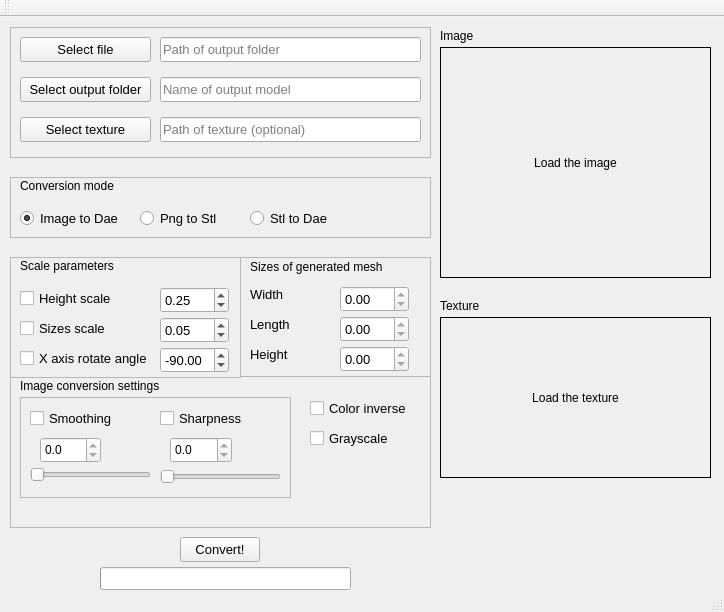
<?xml version="1.0" encoding="UTF-8"?>
<ui version="4.0">
 <class>MainWindow</class>
 <widget class="QMainWindow" name="MainWindow">
  <property name="geometry">
   <rect>
    <x>0</x>
    <y>0</y>
    <width>724</width>
    <height>612</height>
   </rect>
  </property>
  <property name="windowTitle">
   <string>LIRS-WCT GUI</string>
  </property>
  <widget class="QWidget" name="centralWidget">
   <widget class="QLabel" name="imageViewer">
    <property name="geometry">
     <rect>
      <x>440</x>
      <y>30</y>
      <width>271</width>
      <height>231</height>
     </rect>
    </property>
    <property name="frameShape">
     <enum>QFrame::Box</enum>
    </property>
    <property name="frameShadow">
     <enum>QFrame::Plain</enum>
    </property>
    <property name="text">
     <string>Load the image</string>
    </property>
    <property name="alignment">
     <set>Qt::AlignCenter</set>
    </property>
   </widget>
   <widget class="QFrame" name="optionsViewFrame">
    <property name="geometry">
     <rect>
      <x>10</x>
      <y>240</y>
      <width>421</width>
      <height>271</height>
     </rect>
    </property>
    <property name="frameShape">
     <enum>QFrame::StyledPanel</enum>
    </property>
    <property name="frameShadow">
     <enum>QFrame::Raised</enum>
    </property>
    <widget class="QCheckBox" name="zAxisScaleLabel">
     <property name="geometry">
      <rect>
       <x>10</x>
       <y>30</y>
       <width>131</width>
       <height>23</height>
      </rect>
     </property>
     <property name="font">
      <font>
       <pointsize>10</pointsize>
      </font>
     </property>
     <property name="toolTip">
      <string>&lt;html&gt;&lt;head/&gt;&lt;body&gt;&lt;p&gt;Set z-axis scale factor, which affects the height of output model (default = &lt;span style=&quot; font-family:'monospace';&quot;&gt;0.25&lt;/span&gt;)&lt;/p&gt;&lt;/body&gt;&lt;/html&gt;</string>
     </property>
     <property name="text">
      <string>Height scale</string>
     </property>
     <property name="checked">
      <bool>false</bool>
     </property>
    </widget>
    <widget class="QCheckBox" name="dimensionScaleLabel">
     <property name="geometry">
      <rect>
       <x>10</x>
       <y>60</y>
       <width>131</width>
       <height>23</height>
      </rect>
     </property>
     <property name="font">
      <font>
       <pointsize>10</pointsize>
      </font>
     </property>
     <property name="toolTip">
      <string>&lt;html&gt;&lt;head/&gt;&lt;body&gt;&lt;p&gt;Set xyz-axis scale factor, which affect the dimensions of output model (default = &lt;span style=&quot; font-family:'monospace';&quot;&gt;0.05&lt;/span&gt;)&lt;/p&gt;&lt;/body&gt;&lt;/html&gt;</string>
     </property>
     <property name="text">
      <string>Sizes scale</string>
     </property>
    </widget>
    <widget class="QCheckBox" name="xAxisRotateLabel">
     <property name="geometry">
      <rect>
       <x>10</x>
       <y>90</y>
       <width>131</width>
       <height>23</height>
      </rect>
     </property>
     <property name="font">
      <font>
       <pointsize>10</pointsize>
      </font>
     </property>
     <property name="toolTip">
      <string>&lt;html&gt;&lt;head/&gt;&lt;body&gt;&lt;p&gt;Set x-axis rotate angle (default = -90 degrees)&lt;/p&gt;&lt;/body&gt;&lt;/html&gt;</string>
     </property>
     <property name="text">
      <string>X axis rotate angle</string>
     </property>
    </widget>
    <widget class="QLabel" name="label_2">
     <property name="geometry">
      <rect>
       <x>10</x>
       <y>0</y>
       <width>121</width>
       <height>17</height>
      </rect>
     </property>
     <property name="text">
      <string>Scale parameters</string>
     </property>
    </widget>
    <widget class="QDoubleSpinBox" name="heightScale">
     <property name="geometry">
      <rect>
       <x>150</x>
       <y>30</y>
       <width>69</width>
       <height>26</height>
      </rect>
     </property>
     <property name="font">
      <font>
       <pointsize>10</pointsize>
      </font>
     </property>
     <property name="singleStep">
      <double>0.100000000000000</double>
     </property>
     <property name="value">
      <double>0.250000000000000</double>
     </property>
    </widget>
    <widget class="QDoubleSpinBox" name="sizesScale">
     <property name="geometry">
      <rect>
       <x>150</x>
       <y>60</y>
       <width>69</width>
       <height>26</height>
      </rect>
     </property>
     <property name="font">
      <font>
       <pointsize>10</pointsize>
      </font>
     </property>
     <property name="singleStep">
      <double>0.100000000000000</double>
     </property>
     <property name="value">
      <double>0.050000000000000</double>
     </property>
    </widget>
    <widget class="QDoubleSpinBox" name="xAxisRotateAngle">
     <property name="geometry">
      <rect>
       <x>150</x>
       <y>90</y>
       <width>69</width>
       <height>26</height>
      </rect>
     </property>
     <property name="font">
      <font>
       <pointsize>10</pointsize>
      </font>
     </property>
     <property name="minimum">
      <double>-360.000000000000000</double>
     </property>
     <property name="maximum">
      <double>360.000000000000000</double>
     </property>
     <property name="singleStep">
      <double>0.100000000000000</double>
     </property>
     <property name="value">
      <double>-90.000000000000000</double>
     </property>
    </widget>
    <widget class="QLabel" name="label_3">
     <property name="geometry">
      <rect>
       <x>240</x>
       <y>0</y>
       <width>171</width>
       <height>20</height>
      </rect>
     </property>
     <property name="text">
      <string>Sizes of generated mesh</string>
     </property>
    </widget>
    <widget class="QFrame" name="frame_4">
     <property name="geometry">
      <rect>
       <x>0</x>
       <y>0</y>
       <width>231</width>
       <height>121</height>
      </rect>
     </property>
     <property name="frameShape">
      <enum>QFrame::StyledPanel</enum>
     </property>
     <property name="frameShadow">
      <enum>QFrame::Raised</enum>
     </property>
    </widget>
    <widget class="QFrame" name="frame_5">
     <property name="geometry">
      <rect>
       <x>230</x>
       <y>-1</y>
       <width>191</width>
       <height>121</height>
      </rect>
     </property>
     <property name="frameShape">
      <enum>QFrame::StyledPanel</enum>
     </property>
     <property name="frameShadow">
      <enum>QFrame::Raised</enum>
     </property>
     <widget class="QLabel" name="label_4">
      <property name="geometry">
       <rect>
        <x>10</x>
        <y>30</y>
        <width>67</width>
        <height>17</height>
       </rect>
      </property>
      <property name="font">
       <font>
        <pointsize>10</pointsize>
       </font>
      </property>
      <property name="text">
       <string>Width</string>
      </property>
     </widget>
     <widget class="QLabel" name="label_5">
      <property name="geometry">
       <rect>
        <x>10</x>
        <y>60</y>
        <width>67</width>
        <height>17</height>
       </rect>
      </property>
      <property name="font">
       <font>
        <pointsize>10</pointsize>
       </font>
      </property>
      <property name="text">
       <string>Length</string>
      </property>
     </widget>
     <widget class="QLabel" name="label_6">
      <property name="geometry">
       <rect>
        <x>10</x>
        <y>90</y>
        <width>67</width>
        <height>17</height>
       </rect>
      </property>
      <property name="font">
       <font>
        <pointsize>10</pointsize>
       </font>
      </property>
      <property name="text">
       <string>Height</string>
      </property>
     </widget>
     <widget class="QDoubleSpinBox" name="widthValue">
      <property name="geometry">
       <rect>
        <x>100</x>
        <y>30</y>
        <width>69</width>
        <height>26</height>
       </rect>
      </property>
      <property name="font">
       <font>
        <pointsize>10</pointsize>
       </font>
      </property>
      <property name="readOnly">
       <bool>true</bool>
      </property>
      <property name="maximum">
       <double>999.990000000000009</double>
      </property>
      <property name="singleStep">
       <double>0.100000000000000</double>
      </property>
     </widget>
     <widget class="QDoubleSpinBox" name="lengthValue">
      <property name="geometry">
       <rect>
        <x>100</x>
        <y>60</y>
        <width>69</width>
        <height>26</height>
       </rect>
      </property>
      <property name="font">
       <font>
        <pointsize>10</pointsize>
       </font>
      </property>
      <property name="readOnly">
       <bool>true</bool>
      </property>
      <property name="maximum">
       <double>999.990000000000009</double>
      </property>
      <property name="singleStep">
       <double>0.100000000000000</double>
      </property>
     </widget>
     <widget class="QDoubleSpinBox" name="heightValue">
      <property name="geometry">
       <rect>
        <x>100</x>
        <y>90</y>
        <width>69</width>
        <height>26</height>
       </rect>
      </property>
      <property name="font">
       <font>
        <pointsize>10</pointsize>
       </font>
      </property>
      <property name="readOnly">
       <bool>true</bool>
      </property>
      <property name="maximum">
       <double>999.990000000000009</double>
      </property>
      <property name="singleStep">
       <double>0.100000000000000</double>
      </property>
     </widget>
    </widget>
    <widget class="QLabel" name="label_7">
     <property name="geometry">
      <rect>
       <x>10</x>
       <y>120</y>
       <width>181</width>
       <height>17</height>
      </rect>
     </property>
     <property name="text">
      <string>Image conversion settings</string>
     </property>
    </widget>
    <widget class="QFrame" name="frame">
     <property name="geometry">
      <rect>
       <x>10</x>
       <y>140</y>
       <width>271</width>
       <height>101</height>
      </rect>
     </property>
     <property name="frameShape">
      <enum>QFrame::StyledPanel</enum>
     </property>
     <property name="frameShadow">
      <enum>QFrame::Raised</enum>
     </property>
     <widget class="QSlider" name="smoothingSlider">
      <property name="geometry">
       <rect>
        <x>10</x>
        <y>70</y>
        <width>121</width>
        <height>16</height>
       </rect>
      </property>
      <property name="maximum">
       <number>50</number>
      </property>
      <property name="singleStep">
       <number>1</number>
      </property>
      <property name="sliderPosition">
       <number>0</number>
      </property>
      <property name="orientation">
       <enum>Qt::Horizontal</enum>
      </property>
     </widget>
     <widget class="QDoubleSpinBox" name="smoothingSpinBox">
      <property name="geometry">
       <rect>
        <x>20</x>
        <y>40</y>
        <width>61</width>
        <height>26</height>
       </rect>
      </property>
      <property name="readOnly">
       <bool>true</bool>
      </property>
      <property name="decimals">
       <number>1</number>
      </property>
      <property name="maximum">
       <double>50.000000000000000</double>
      </property>
      <property name="singleStep">
       <double>0.100000000000000</double>
      </property>
      <property name="stepType">
       <enum>QAbstractSpinBox::DefaultStepType</enum>
      </property>
     </widget>
     <widget class="QCheckBox" name="smoothingOptionCheckbox">
      <property name="geometry">
       <rect>
        <x>10</x>
        <y>10</y>
        <width>101</width>
        <height>23</height>
       </rect>
      </property>
      <property name="font">
       <font>
        <pointsize>10</pointsize>
       </font>
      </property>
      <property name="text">
       <string>Smoothing </string>
      </property>
     </widget>
     <widget class="QCheckBox" name="sharpnessOptionCheckbox">
      <property name="geometry">
       <rect>
        <x>140</x>
        <y>10</y>
        <width>82</width>
        <height>23</height>
       </rect>
      </property>
      <property name="font">
       <font>
        <pointsize>10</pointsize>
       </font>
      </property>
      <property name="text">
       <string>Sharpness</string>
      </property>
     </widget>
     <widget class="QDoubleSpinBox" name="sharpnessSpinBox">
      <property name="geometry">
       <rect>
        <x>150</x>
        <y>40</y>
        <width>62</width>
        <height>26</height>
       </rect>
      </property>
      <property name="readOnly">
       <bool>true</bool>
      </property>
      <property name="decimals">
       <number>1</number>
      </property>
      <property name="maximum">
       <double>50.000000000000000</double>
      </property>
      <property name="singleStep">
       <double>0.100000000000000</double>
      </property>
      <property name="stepType">
       <enum>QAbstractSpinBox::DefaultStepType</enum>
      </property>
     </widget>
     <widget class="QSlider" name="sharpnessSlider">
      <property name="geometry">
       <rect>
        <x>140</x>
        <y>70</y>
        <width>121</width>
        <height>20</height>
       </rect>
      </property>
      <property name="maximum">
       <number>50</number>
      </property>
      <property name="orientation">
       <enum>Qt::Horizontal</enum>
      </property>
     </widget>
    </widget>
    <widget class="QCheckBox" name="colorInverseOptionCheckbox">
     <property name="geometry">
      <rect>
       <x>300</x>
       <y>140</y>
       <width>111</width>
       <height>23</height>
      </rect>
     </property>
     <property name="font">
      <font>
       <pointsize>10</pointsize>
      </font>
     </property>
     <property name="toolTip">
      <string>&lt;html&gt;&lt;head/&gt;&lt;body&gt;&lt;p&gt;Using preliminary image color inverse&lt;/p&gt;&lt;/body&gt;&lt;/html&gt;</string>
     </property>
     <property name="text">
      <string>Color inverse</string>
     </property>
    </widget>
    <widget class="QCheckBox" name="grayscaleOptionCheckbox">
     <property name="geometry">
      <rect>
       <x>300</x>
       <y>170</y>
       <width>101</width>
       <height>23</height>
      </rect>
     </property>
     <property name="font">
      <font>
       <pointsize>10</pointsize>
      </font>
     </property>
     <property name="toolTip">
      <string>&lt;html&gt;&lt;head/&gt;&lt;body&gt;&lt;p&gt;Convert arbitrary image to grayscale&lt;/p&gt;&lt;/body&gt;&lt;/html&gt;</string>
     </property>
     <property name="text">
      <string>Grayscale</string>
     </property>
    </widget>
    <zorder>frame_5</zorder>
    <zorder>frame_4</zorder>
    <zorder>zAxisScaleLabel</zorder>
    <zorder>dimensionScaleLabel</zorder>
    <zorder>xAxisRotateLabel</zorder>
    <zorder>label_2</zorder>
    <zorder>heightScale</zorder>
    <zorder>sizesScale</zorder>
    <zorder>xAxisRotateAngle</zorder>
    <zorder>label_3</zorder>
    <zorder>label_7</zorder>
    <zorder>frame</zorder>
    <zorder>colorInverseOptionCheckbox</zorder>
    <zorder>grayscaleOptionCheckbox</zorder>
   </widget>
   <widget class="QPushButton" name="convertStartButton">
    <property name="geometry">
     <rect>
      <x>180</x>
      <y>520</y>
      <width>80</width>
      <height>25</height>
     </rect>
    </property>
    <property name="font">
     <font>
      <pointsize>10</pointsize>
     </font>
    </property>
    <property name="text">
     <string>Convert!</string>
    </property>
   </widget>
   <widget class="QProgressBar" name="convertStatusProgressBar">
    <property name="geometry">
     <rect>
      <x>100</x>
      <y>550</y>
      <width>251</width>
      <height>23</height>
     </rect>
    </property>
    <property name="maximum">
     <number>1</number>
    </property>
    <property name="value">
     <number>-1</number>
    </property>
   </widget>
   <widget class="QFrame" name="frame_2">
    <property name="geometry">
     <rect>
      <x>10</x>
      <y>10</y>
      <width>421</width>
      <height>131</height>
     </rect>
    </property>
    <property name="frameShape">
     <enum>QFrame::StyledPanel</enum>
    </property>
    <property name="frameShadow">
     <enum>QFrame::Raised</enum>
    </property>
    <widget class="QLineEdit" name="outputFilenameEdit">
     <property name="geometry">
      <rect>
       <x>150</x>
       <y>10</y>
       <width>261</width>
       <height>25</height>
      </rect>
     </property>
     <property name="font">
      <font>
       <pointsize>10</pointsize>
      </font>
     </property>
     <property name="placeholderText">
      <string>Path of output folder</string>
     </property>
    </widget>
    <widget class="QLineEdit" name="outputFolderPathEdit">
     <property name="geometry">
      <rect>
       <x>150</x>
       <y>50</y>
       <width>261</width>
       <height>25</height>
      </rect>
     </property>
     <property name="font">
      <font>
       <pointsize>10</pointsize>
      </font>
     </property>
     <property name="placeholderText">
      <string>Name of output model</string>
     </property>
    </widget>
    <widget class="QPushButton" name="outputFolderSelect">
     <property name="geometry">
      <rect>
       <x>10</x>
       <y>50</y>
       <width>131</width>
       <height>25</height>
      </rect>
     </property>
     <property name="font">
      <font>
       <pointsize>10</pointsize>
      </font>
     </property>
     <property name="text">
      <string>Select output folder</string>
     </property>
    </widget>
    <widget class="QPushButton" name="selectImageButton">
     <property name="geometry">
      <rect>
       <x>10</x>
       <y>10</y>
       <width>131</width>
       <height>25</height>
      </rect>
     </property>
     <property name="font">
      <font>
       <pointsize>10</pointsize>
      </font>
     </property>
     <property name="text">
      <string>Select file</string>
     </property>
    </widget>
    <widget class="QPushButton" name="textureImageSelect">
     <property name="geometry">
      <rect>
       <x>10</x>
       <y>90</y>
       <width>131</width>
       <height>25</height>
      </rect>
     </property>
     <property name="font">
      <font>
       <pointsize>10</pointsize>
      </font>
     </property>
     <property name="text">
      <string>Select texture</string>
     </property>
    </widget>
    <widget class="QLineEdit" name="selectedTexturePath">
     <property name="geometry">
      <rect>
       <x>150</x>
       <y>90</y>
       <width>261</width>
       <height>25</height>
      </rect>
     </property>
     <property name="font">
      <font>
       <pointsize>10</pointsize>
      </font>
     </property>
     <property name="readOnly">
      <bool>true</bool>
     </property>
     <property name="placeholderText">
      <string>Path of texture (optional)</string>
     </property>
    </widget>
   </widget>
   <widget class="QFrame" name="frame_3">
    <property name="geometry">
     <rect>
      <x>10</x>
      <y>160</y>
      <width>421</width>
      <height>61</height>
     </rect>
    </property>
    <property name="frameShape">
     <enum>QFrame::StyledPanel</enum>
    </property>
    <property name="frameShadow">
     <enum>QFrame::Raised</enum>
    </property>
    <widget class="QRadioButton" name="pngToDaeSelect">
     <property name="geometry">
      <rect>
       <x>10</x>
       <y>30</y>
       <width>101</width>
       <height>23</height>
      </rect>
     </property>
     <property name="font">
      <font>
       <pointsize>10</pointsize>
      </font>
     </property>
     <property name="toolTip">
      <string>&lt;html&gt;&lt;head/&gt;&lt;body&gt;&lt;p&gt;Convert png image to dae model&lt;/p&gt;&lt;/body&gt;&lt;/html&gt;</string>
     </property>
     <property name="text">
      <string>Image to Dae</string>
     </property>
     <property name="checked">
      <bool>true</bool>
     </property>
    </widget>
    <widget class="QRadioButton" name="pngToStlSelect">
     <property name="geometry">
      <rect>
       <x>130</x>
       <y>30</y>
       <width>96</width>
       <height>23</height>
      </rect>
     </property>
     <property name="font">
      <font>
       <pointsize>10</pointsize>
      </font>
     </property>
     <property name="toolTip">
      <string>&lt;html&gt;&lt;head/&gt;&lt;body&gt;&lt;p&gt;Convert png file model to dae model&lt;/p&gt;&lt;/body&gt;&lt;/html&gt;</string>
     </property>
     <property name="text">
      <string>Png to Stl</string>
     </property>
    </widget>
    <widget class="QRadioButton" name="stlToDaeSelect">
     <property name="geometry">
      <rect>
       <x>240</x>
       <y>30</y>
       <width>96</width>
       <height>23</height>
      </rect>
     </property>
     <property name="font">
      <font>
       <pointsize>10</pointsize>
      </font>
     </property>
     <property name="toolTip">
      <string>&lt;html&gt;&lt;head/&gt;&lt;body&gt;&lt;p&gt;Convert stl file model to dae model&lt;/p&gt;&lt;/body&gt;&lt;/html&gt;</string>
     </property>
     <property name="text">
      <string>Stl to Dae</string>
     </property>
    </widget>
    <widget class="QLabel" name="label">
     <property name="geometry">
      <rect>
       <x>10</x>
       <y>0</y>
       <width>121</width>
       <height>17</height>
      </rect>
     </property>
     <property name="text">
      <string>Сonversion mode</string>
     </property>
    </widget>
   </widget>
   <widget class="QLabel" name="textureViewer">
    <property name="geometry">
     <rect>
      <x>440</x>
      <y>300</y>
      <width>271</width>
      <height>161</height>
     </rect>
    </property>
    <property name="frameShape">
     <enum>QFrame::Box</enum>
    </property>
    <property name="text">
     <string>Load the texture</string>
    </property>
    <property name="alignment">
     <set>Qt::AlignCenter</set>
    </property>
   </widget>
   <widget class="QLabel" name="label_8">
    <property name="geometry">
     <rect>
      <x>440</x>
      <y>280</y>
      <width>67</width>
      <height>17</height>
     </rect>
    </property>
    <property name="text">
     <string>Texture</string>
    </property>
   </widget>
   <widget class="QLabel" name="label_9">
    <property name="geometry">
     <rect>
      <x>440</x>
      <y>10</y>
      <width>67</width>
      <height>17</height>
     </rect>
    </property>
    <property name="text">
     <string>Image</string>
    </property>
   </widget>
   <zorder>frame_3</zorder>
   <zorder>frame_2</zorder>
   <zorder>optionsViewFrame</zorder>
   <zorder>imageViewer</zorder>
   <zorder>convertStartButton</zorder>
   <zorder>convertStatusProgressBar</zorder>
   <zorder>textureViewer</zorder>
   <zorder>label_8</zorder>
   <zorder>label_9</zorder>
  </widget>
  <widget class="QToolBar" name="mainToolBar">
   <attribute name="toolBarArea">
    <enum>TopToolBarArea</enum>
   </attribute>
   <attribute name="toolBarBreak">
    <bool>false</bool>
   </attribute>
  </widget>
  <widget class="QStatusBar" name="statusBar"/>
 </widget>
 <layoutdefault spacing="6" margin="11"/>
 <resources/>
 <connections/>
</ui>
